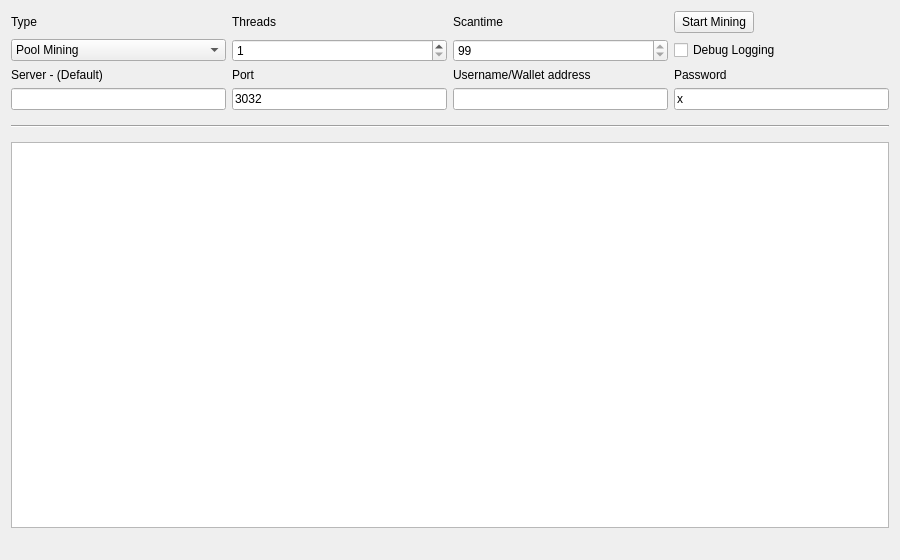
<?xml version="1.0" encoding="UTF-8"?>
<ui version="4.0">
 <class>MiningPage</class>
 <widget class="QWidget" name="MiningPage">
  <property name="geometry">
   <rect>
    <x>0</x>
    <y>0</y>
    <width>900</width>
    <height>560</height>
   </rect>
  </property>
  <property name="windowTitle">
   <string>Mining</string>
  </property>
  <layout class="QGridLayout" name="gridLayout">
   <property name="sizeConstraint">
    <enum>QLayout::SetMaximumSize</enum>
   </property>
   <property name="geometry" stdset="0">
    <rect>
     <x>0</x>
     <y>0</y>
     <width>500</width>
     <height>450</height>
    </rect>
   </property>
   <item row="6" column="3">
    <widget class="QLabel" name="usernameLabel">
     <property name="enabled">
      <bool>true</bool>
     </property>
     <property name="text">
      <string>Username/Wallet address</string>
     </property>
    </widget>
   </item>
   <item row="6" column="1">
    <widget class="QLabel" name="serverLabel">
     <property name="enabled">
      <bool>true</bool>
     </property>
     <property name="text">
      <string>Server - (Default)</string>
     </property>
    </widget>
   </item>
   <item row="6" column="4">
    <widget class="QLabel" name="passwordLabel">
     <property name="enabled">
      <bool>true</bool>
     </property>
     <property name="text">
      <string>Password</string>
     </property>
    </widget>
   </item>
   <item row="6" column="2">
    <widget class="QLabel" name="portLabel">
     <property name="enabled">
      <bool>true</bool>
     </property>
     <property name="text">
      <string>Port</string>
     </property>
    </widget>
   </item>
   <item row="14" column="1" colspan="2">
    <widget class="QLabel" name="shareCount">
     <property name="font">
      <font>
       <pointsize>10</pointsize>
       <weight>75</weight>
       <bold>true</bold>
      </font>
     </property>
     <property name="text">
      <string/>
     </property>
    </widget>
   </item>
   <item row="3" column="3">
    <widget class="QLabel" name="scantimeLabel">
     <property name="enabled">
      <bool>true</bool>
     </property>
     <property name="layoutDirection">
      <enum>Qt::LeftToRight</enum>
     </property>
     <property name="text">
      <string>Scantime</string>
     </property>
    </widget>
   </item>
   <item row="3" column="2">
    <widget class="QLabel" name="threadsLabel">
     <property name="enabled">
      <bool>true</bool>
     </property>
     <property name="text">
      <string>Threads</string>
     </property>
    </widget>
   </item>
   <item row="3" column="1">
    <widget class="QLabel" name="typeLabel">
     <property name="text">
      <string>Type</string>
     </property>
    </widget>
   </item>
   <item row="14" column="3" colspan="2">
    <widget class="QLabel" name="mineSpeedLabel">
     <property name="sizePolicy">
      <sizepolicy hsizetype="Preferred" vsizetype="Preferred">
       <horstretch>0</horstretch>
       <verstretch>0</verstretch>
      </sizepolicy>
     </property>
     <property name="font">
      <font>
       <pointsize>10</pointsize>
       <weight>75</weight>
       <bold>true</bold>
      </font>
     </property>
     <property name="text">
      <string/>
     </property>
     <property name="alignment">
      <set>Qt::AlignRight|Qt::AlignTrailing|Qt::AlignVCenter</set>
     </property>
    </widget>
   </item>
   <item row="7" column="3">
    <widget class="QLineEdit" name="usernameLine">
     <property name="enabled">
      <bool>true</bool>
     </property>
     <property name="toolTip">
      <string>Copy the your wallet address here</string>
     </property>
    </widget>
   </item>
   <item row="7" column="1">
    <widget class="QLineEdit" name="serverLine">
     <property name="enabled">
      <bool>true</bool>
     </property>
    </widget>
   </item>
   <item row="4" column="4">
    <widget class="QCheckBox" name="debugCheckBox">
     <property name="text">
      <string>Debug Logging</string>
     </property>
    </widget>
   </item>
   <item row="3" column="4">
    <widget class="QPushButton" name="startButton">
     <property name="sizePolicy">
      <sizepolicy hsizetype="Fixed" vsizetype="Fixed">
       <horstretch>0</horstretch>
       <verstretch>0</verstretch>
      </sizepolicy>
     </property>
     <property name="text">
      <string>Start Mining</string>
     </property>
    </widget>
   </item>
   <item row="8" column="1" colspan="4">
    <widget class="Line" name="line">
     <property name="sizePolicy">
      <sizepolicy hsizetype="Minimum" vsizetype="Fixed">
       <horstretch>0</horstretch>
       <verstretch>0</verstretch>
      </sizepolicy>
     </property>
     <property name="minimumSize">
      <size>
       <width>0</width>
       <height>20</height>
      </size>
     </property>
     <property name="orientation">
      <enum>Qt::Horizontal</enum>
     </property>
    </widget>
   </item>
   <item row="4" column="2">
    <widget class="QSpinBox" name="threadsBox">
     <property name="enabled">
      <bool>true</bool>
     </property>
     <property name="minimum">
      <number>1</number>
     </property>
     <property name="maximum">
      <number>99</number>
     </property>
     <property name="singleStep">
      <number>1</number>
     </property>
    </widget>
   </item>
   <item row="4" column="1">
    <widget class="QComboBox" name="typeBox">
     <property name="editable">
      <bool>false</bool>
     </property>
     <property name="currentIndex">
      <number>0</number>
     </property>
     <item>
      <property name="text">
       <string>Pool Mining</string>
      </property>
     </item>
     <item>
      <property name="text">
       <string>Solo Mining</string>
      </property>
     </item>
    </widget>
   </item>
   <item row="4" column="3">
    <widget class="QSpinBox" name="scantimeBox">
     <property name="enabled">
      <bool>true</bool>
     </property>
     <property name="minimum">
      <number>99</number>
     </property>
     <property name="value">
      <number>99</number>
     </property>
    </widget>
   </item>
   <item row="7" column="2">
    <widget class="QLineEdit" name="portLine">
     <property name="enabled">
      <bool>true</bool>
     </property>
     <property name="text">
      <string>3032</string>
     </property>
     <property name="value" stdset="0">
      <number>3032</number>
     </property>
    </widget>
   </item>
   <item row="7" column="4">
    <widget class="QLineEdit" name="passwordLine">
     <property name="enabled">
      <bool>true</bool>
     </property>
     <property name="text">
      <string>x</string>
     </property>
    </widget>
   </item>
   <item row="13" column="1" colspan="4">
    <widget class="QListWidget" name="list">
     <property name="autoScrollMargin">
      <number>100000</number>
     </property>
     <property name="dragDropMode">
      <enum>QAbstractItemView::DragOnly</enum>
     </property>
     <property name="selectionMode">
      <enum>QAbstractItemView::NoSelection</enum>
     </property>
     <property name="movement">
      <enum>QListView::Snap</enum>
     </property>
     <property name="batchSize">
      <number>10</number>
     </property>
    </widget>
   </item>
  </layout>
 </widget>
 <layoutdefault spacing="6" margin="11"/>
 <tabstops>
  <tabstop>startButton</tabstop>
  <tabstop>typeBox</tabstop>
  <tabstop>threadsBox</tabstop>
  <tabstop>scantimeBox</tabstop>
  <tabstop>serverLine</tabstop>
  <tabstop>portLine</tabstop>
  <tabstop>usernameLine</tabstop>
  <tabstop>passwordLine</tabstop>
  <tabstop>debugCheckBox</tabstop>
  <tabstop>list</tabstop>
 </tabstops>
 <resources/>
 <connections/>
</ui>
